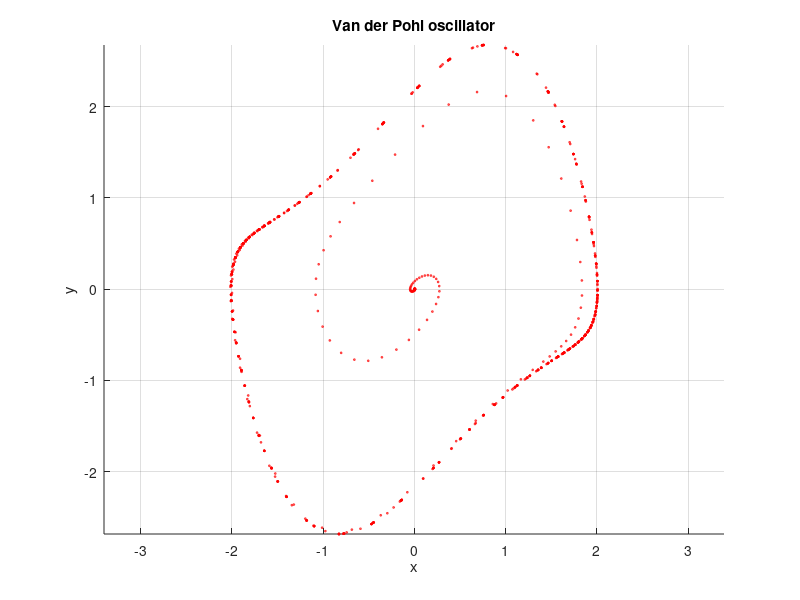

Reproduce this figure in MATLAB.
% Van der Pohl oscillator

mu = 1.0;

f = @(t, u) [
  u(2);
  mu*(1 - u(1)^2)*u(2) - u(1)
];

[t, u] = ode45(f, [0 100], [0.0002 0]);     % Runge-Kutta 4th/5th order ODE solver

scatter(u(:, 1), u(:, 2), 1.5, 'r') % marker size and color
xlabel "x"
ylabel "y"
grid on
axis equal
title("Van der Pohl oscillator")
print("orbit.jpg", "-S960,720");

